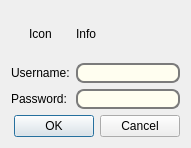
<?xml version="1.0" encoding="UTF-8"?>
<ui version="4.0">
 <class>PasswordDialog</class>
 <widget class="QDialog" name="PasswordDialog">
  <property name="geometry">
   <rect>
    <x>0</x>
    <y>0</y>
    <width>191</width>
    <height>148</height>
   </rect>
  </property>
  <property name="windowTitle">
   <string>Authentication Required</string>
  </property>
  <layout class="QGridLayout" name="gridLayout" columnstretch="0,0">
   <item row="0" column="1">
    <widget class="QLabel" name="m_infoLabel">
     <property name="sizePolicy">
      <sizepolicy hsizetype="Preferred" vsizetype="Preferred">
       <horstretch>0</horstretch>
       <verstretch>0</verstretch>
      </sizepolicy>
     </property>
     <property name="styleSheet">
      <string notr="true">font: 20 14pt &quot;Times New Roman&quot;;</string>
     </property>
     <property name="text">
      <string>Info</string>
     </property>
     <property name="wordWrap">
      <bool>true</bool>
     </property>
    </widget>
   </item>
   <item row="2" column="1">
    <widget class="QLineEdit" name="m_userNameLineEdit">
     <property name="styleSheet">
      <string notr="true">QLineEdit{
 
	border:2px solid#7b7b7b;
	border-radius:8px;
	background-color:#fffef0
}
</string>
     </property>
    </widget>
   </item>
   <item row="6" column="0" colspan="2">
    <widget class="QDialogButtonBox" name="buttonBox">
     <property name="styleSheet">
      <string notr="true">background-color: rgb(225, 225, 225);border:1px groove gray;border-radius:4px;font: 20 12pt &quot;Times New Roman&quot;;padding:1px 4px;border-style: outset;}



                                       
QPushButton:hover{background-color:#79ff50; color: black;}
                                    
QPushButton:pressed{background-color:rgb(204, 228, 247);border-style: inset;</string>
     </property>
     <property name="orientation">
      <enum>Qt::Horizontal</enum>
     </property>
     <property name="standardButtons">
      <set>QDialogButtonBox::Cancel|QDialogButtonBox::Ok</set>
     </property>
    </widget>
   </item>
   <item row="0" column="0">
    <widget class="QLabel" name="m_iconLabel">
     <property name="styleSheet">
      <string notr="true">font: 20 14pt &quot;Times New Roman&quot;;</string>
     </property>
     <property name="text">
      <string>Icon</string>
     </property>
     <property name="alignment">
      <set>Qt::AlignCenter</set>
     </property>
    </widget>
   </item>
   <item row="4" column="0">
    <widget class="QLabel" name="passwordLabel">
     <property name="styleSheet">
      <string notr="true">font: 20 12pt &quot;Times New Roman&quot;;</string>
     </property>
     <property name="text">
      <string>Password:</string>
     </property>
    </widget>
   </item>
   <item row="2" column="0">
    <widget class="QLabel" name="userLabel">
     <property name="styleSheet">
      <string notr="true">font: 20 12pt &quot;Times New Roman&quot;;</string>
     </property>
     <property name="text">
      <string>Username:</string>
     </property>
    </widget>
   </item>
   <item row="4" column="1">
    <widget class="QLineEdit" name="m_passwordLineEdit">
     <property name="styleSheet">
      <string notr="true">QLineEdit{
 
	border:2px solid#7b7b7b;
	border-radius:8px;
	background-color:#fffef0
}
</string>
     </property>
     <property name="echoMode">
      <enum>QLineEdit::Password</enum>
     </property>
    </widget>
   </item>
  </layout>
  <zorder>m_userNameLineEdit</zorder>
  <zorder>buttonBox</zorder>
  <zorder>m_iconLabel</zorder>
  <zorder>m_infoLabel</zorder>
  <zorder>userLabel</zorder>
  <zorder>passwordLabel</zorder>
  <zorder>m_passwordLineEdit</zorder>
 </widget>
 <resources/>
 <connections>
  <connection>
   <sender>buttonBox</sender>
   <signal>accepted()</signal>
   <receiver>PasswordDialog</receiver>
   <slot>accept()</slot>
   <hints>
    <hint type="sourcelabel">
     <x>248</x>
     <y>254</y>
    </hint>
    <hint type="destinationlabel">
     <x>157</x>
     <y>274</y>
    </hint>
   </hints>
  </connection>
  <connection>
   <sender>buttonBox</sender>
   <signal>rejected()</signal>
   <receiver>PasswordDialog</receiver>
   <slot>reject()</slot>
   <hints>
    <hint type="sourcelabel">
     <x>316</x>
     <y>260</y>
    </hint>
    <hint type="destinationlabel">
     <x>286</x>
     <y>274</y>
    </hint>
   </hints>
  </connection>
 </connections>
</ui>
